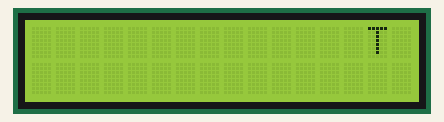
This sketch was run on a simulated Arduino Uno, built with avr-gcc and run on an emulated ATmega328P. Parts: 16×2 character LCD.

Above: at 0.44 s.
At 1.95 s:
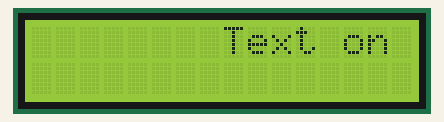
At 3.71 s:
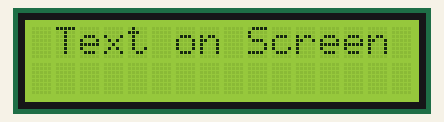
At 7.24 s:
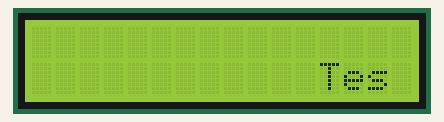
At 10.52 s:
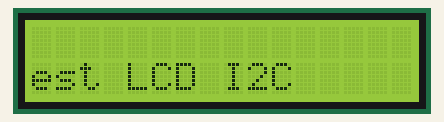
At 14.05 s:
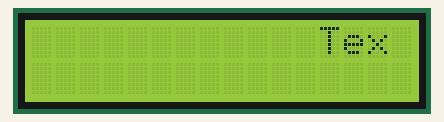

The sketch:

LCDI2C_Test.ino
```cpp
#include <Wire.h>
#include <LiquidCrystal_I2C.h>

char array1[]=" Text on Screen !         "; //the string to print on the LCD
char array2[]="Test LCD I2C              "; //the string to print on the LCD
int tim = 250; //the value of delay time
// initialize the library with the numbers of the interface pins
LiquidCrystal_I2C lcd(0x27,16,2); // set the LCD address to 0x27 for a 16 chars and 2 line display

void setup()
{
  lcd.init(); //initialize the lcd
  lcd.backlight(); //open the backlight
}

void loop()
{
  lcd.setCursor(15,0); // set the cursor to column 15, line 0
  for (int positionCounter1 = 0; positionCounter1 < 26; positionCounter1++)
  {
    lcd.scrollDisplayLeft(); //Scrolls the contents of the display one space to the left.
    lcd.print(array1[positionCounter1]); // Print a message to the LCD.
    delay(tim); //wait for 250 microseconds
  }
  lcd.clear(); //Clears the LCD screen and positions the cursor in the upper-left  corner.
  lcd.setCursor(15,1); // set the cursor to column 15, line 1
  for (int positionCounter = 0; positionCounter < 26; positionCounter++)
  {
    lcd.scrollDisplayLeft(); //Scrolls the contents of the display one space to the left.
    lcd.print(array2[positionCounter]); // Print a message to the LCD.
    delay(tim); //wait for 250 microseconds
  }
  lcd.clear(); //Clears the LCD screen and positions the cursor in the upper-left corner.
}
```

Measured:
- by itself, everything shown: repeats every 13.1 s, in 52 steps
